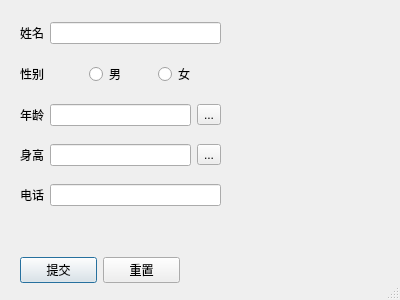
<?xml version="1.0" encoding="UTF-8"?>
<ui version="4.0">
 <class>dialog</class>
 <widget class="QDialog" name="dialog">
  <property name="geometry">
   <rect>
    <x>0</x>
    <y>0</y>
    <width>400</width>
    <height>300</height>
   </rect>
  </property>
  <property name="windowTitle">
   <string>用户信息录入</string>
  </property>
  <property name="sizeGripEnabled">
   <bool>true</bool>
  </property>
  <widget class="QWidget" name="horizontalLayoutWidget">
   <property name="geometry">
    <rect>
     <x>20</x>
     <y>250</y>
     <width>160</width>
     <height>41</height>
    </rect>
   </property>
   <layout class="QHBoxLayout" name="horizontalLayout">
    <item>
     <widget class="QPushButton" name="pushButton_tj">
      <property name="text">
       <string>提交</string>
      </property>
     </widget>
    </item>
    <item>
     <widget class="QPushButton" name="pushButton_2cz">
      <property name="text">
       <string>重置</string>
      </property>
     </widget>
    </item>
   </layout>
  </widget>
  <widget class="QWidget" name="verticalLayoutWidget">
   <property name="geometry">
    <rect>
     <x>20</x>
     <y>10</y>
     <width>201</width>
     <height>211</height>
    </rect>
   </property>
   <layout class="QVBoxLayout" name="verticalLayout">
    <item>
     <layout class="QHBoxLayout" name="horizontalLayout_2">
      <item>
       <widget class="QLabel" name="label_xm">
        <property name="text">
         <string>姓名</string>
        </property>
       </widget>
      </item>
      <item>
       <widget class="QLineEdit" name="lineEdit_xm"/>
      </item>
     </layout>
    </item>
    <item>
     <layout class="QHBoxLayout" name="horizontalLayout_8">
      <item>
       <widget class="QLabel" name="label_2xb">
        <property name="text">
         <string>性别</string>
        </property>
       </widget>
      </item>
      <item>
       <widget class="QRadioButton" name="radioButton_2boy">
        <property name="text">
         <string>男</string>
        </property>
       </widget>
      </item>
      <item>
       <widget class="QRadioButton" name="radioButton_1girl">
        <property name="text">
         <string>女</string>
        </property>
       </widget>
      </item>
     </layout>
    </item>
    <item>
     <layout class="QHBoxLayout" name="horizontalLayout_9">
      <item>
       <widget class="QLabel" name="label_3nl">
        <property name="text">
         <string>年龄</string>
        </property>
       </widget>
      </item>
      <item>
       <widget class="QLineEdit" name="lineEdit_7nl"/>
      </item>
      <item>
       <widget class="QToolButton" name="toolButton_2nl">
        <property name="text">
         <string>...</string>
        </property>
       </widget>
      </item>
     </layout>
    </item>
    <item>
     <layout class="QHBoxLayout" name="horizontalLayout_10">
      <item>
       <widget class="QLabel" name="label_4sg">
        <property name="text">
         <string>身高</string>
        </property>
       </widget>
      </item>
      <item>
       <widget class="QLineEdit" name="lineEdit_8sg"/>
      </item>
      <item>
       <widget class="QToolButton" name="toolButton_sg">
        <property name="text">
         <string>...</string>
        </property>
       </widget>
      </item>
     </layout>
    </item>
    <item>
     <layout class="QHBoxLayout" name="horizontalLayout_7">
      <item>
       <widget class="QLabel" name="label_9dh">
        <property name="text">
         <string>电话</string>
        </property>
       </widget>
      </item>
      <item>
       <widget class="QLineEdit" name="lineEdit_9dh"/>
      </item>
     </layout>
    </item>
   </layout>
  </widget>
 </widget>
 <resources/>
 <connections/>
</ui>
